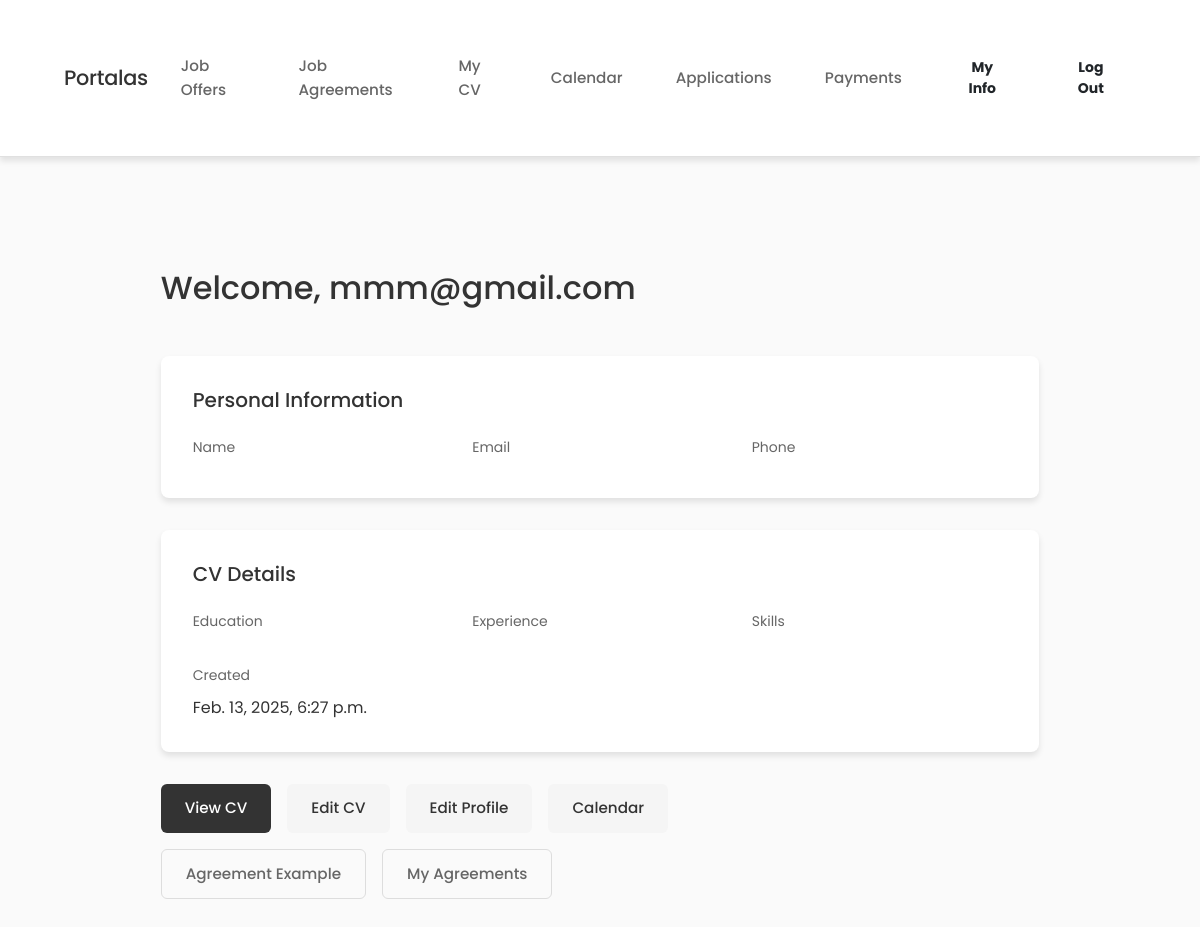
Page /employee/home/ (signed in) on the earlier database version.
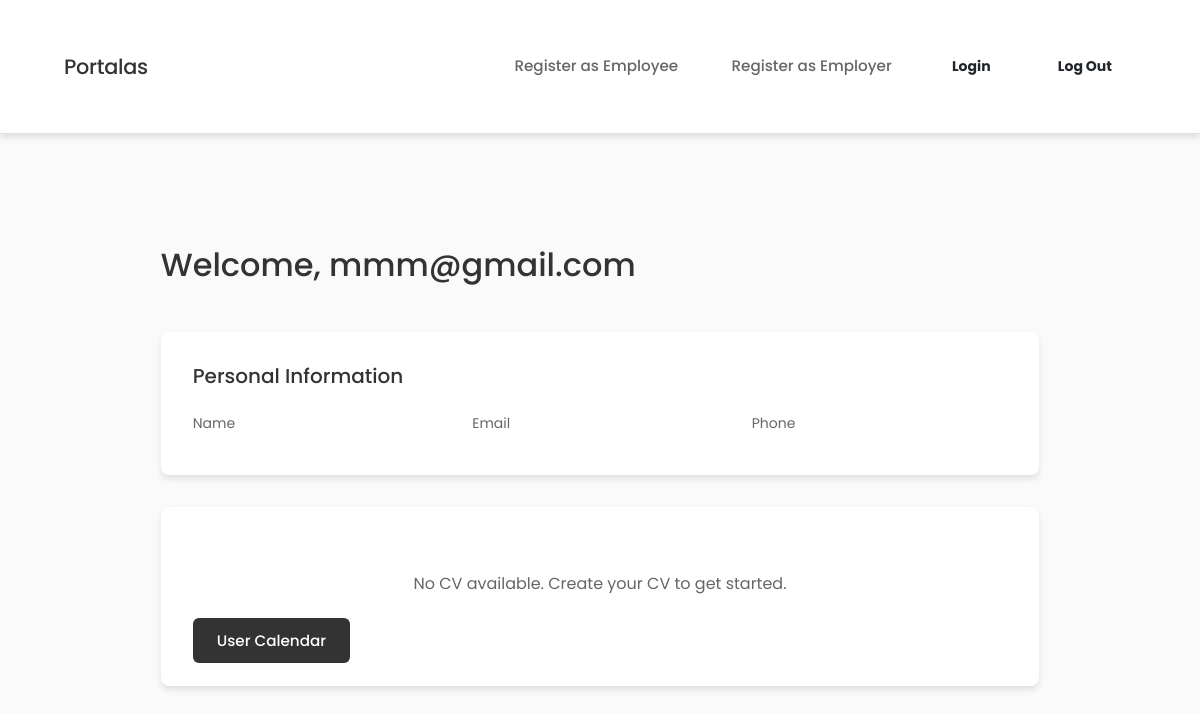
Same page on the later database version.
### employee/models.py (models this page shows, shortened)
class CV(models.Model):
    employee = models.OneToOneField(Employee, on_delete=models.CASCADE)
    education = models.TextField()
    experience = models.TextField()
    skills = models.TextField()
    created_at = models.DateTimeField(auto_now_add=True)
    date_of_birth = models.DateField(null=True, blank=True,verbose_name="Date of Birth")
    place_of_birth = models.CharField(max_length=255, verbose_name="Place Of Birth")
    place_of_residence = models.CharField(max_length=255, verbose_name="Place of Residence")
    contacts = models.CharField(max_length=255, verbose_name="Contacts of Emergency")
    languages = models.TextField(verbose_name="Languages")
    civil_status = models.CharField(max_length=255, verbose_name="Civil Status")
    professional_experience = models.TextField(verbose_name="Professional Experience")
    other_relevant_information = models.TextField(verbose_name="Other Relevant Information")
    characteristics = models.TextField(verbose_name="Characteristics")
    hobby = models.TextField(verbose_name="Hobby")
    attachment = models.FileField(upload_to='cv_attachments/', blank=True, null=True, verbose_name="Attachment")

### employee/views.py (the view)
# urls.py: path('home/', views.home, name='home'),
@login_required
def home(request):
    try:
        employee = get_object_or_404(Employee, user=request.user)
        cv = CV.objects.filter(employee=employee).first()
        return render(request, 'employee/home.html', {
            'username': request.user.username,
            'employee': employee,
            'cv': cv
        })
    except Http404:
        return render(request, 'employee/home.html', {
            'username': request.user.username
        })
    except Exception as e:
        print(f"An unexpected error occurred: {e}")
        return render(request, 'employee/home.html', {
            'username': request.user.username,
            'error': 'An unexpected error occurred.'
        })

### employee/context_processors.py (called while the page is built)
def base_template(request):
    if request.user.is_authenticated:
        if hasattr(request.user, 'employee'):
            return {'base_template': 'base_employee.html'}
        elif hasattr(request.user, 'employer'):
            return {'base_template': 'base_employer.html'}
        elif hasattr(request.user, 'eor'):
            return {'base_template': 'base_eor.html'}
    return {'base_template': 'base.html'}

### employee/templates/employee/home.html (shortened to what this page needs)
{% extends base_template %}
{% block content %}
<div class="dashboard-container">
    <div class="welcome-section">
        <h1>Welcome, {{ username }}</h1>
    </div>
    <div class="dashboard-content">
        <section class="info-section">
            <h2>Personal Information</h2>
            <div class="info-grid">
                <div class="info-item">
                    <span class="label">Name</span>
                </div>
                <div class="info-item">
                    <span class="label">Email</span>
                </div>
                <div class="info-item">
                    <span class="label">Phone</span>
                </div>
            </div>
        </section>
        {% if cv %}
        <section class="info-section">
            <h2>CV Details</h2>
            <div class="info-grid">
                <div class="info-item">
                    <span class="label">Education</span>
                </div>
                <div class="info-item">
                    <span class="label">Experience</span>
                </div>
                <div class="info-item">
                    <span class="label">Skills</span>
                </div>
                <div class="info-item">
                    <span class="label">Created</span>
                    <span class="value">{{ cv.created_at }}</span>
                </div>
            </div>
        </section>
        <section class="action-section">
            <div class="primary-actions">
                <a href="{% url 'employee:cv_detail' cv.id %}" class="btn-primary">View CV</a>
                <a href="{% url 'employee:create_or_edit_cv' %}" class="btn-secondary">Edit CV</a>
                <a href="{% url 'employee:employee_edit' employee.id %}" class="btn-secondary">Edit Profile</a>
                <a href="{% url 'employee:user_calendar' %}" class="btn-secondary">Calendar</a>
            </div>
            <div class="secondary-actions">
                <a href="{% url 'employee:generate_pdf' %}" class="btn-outline">Agreement Example</a>
                <a href="{% url 'employer:employee-agreements' %}" class="btn-outline">My Agreements</a>
            </div>
        </section>
        {% else %}
        <section class="info-section">
            <p class="no-cv-message">No CV available. Create your CV to get started.</p>
            <div class="action-section">
                <a href="{% url 'employee:user_calendar' %}" class="btn-primary">User Calendar</a>
            </div>
        </section>
        {% endif %}
    </div>
</div>
{% endblock %}

Differences in the rows shown:
removed CV: created_at "Feb. 13, 2025, 6:27 p.m."
Other differences:
text no longer shown: "Job Offers Job Agreements My CV Calendar Applications Payments My Info CV Details Education Experience Skills Created View CV Edit CV Edit Profile Calendar Agreement Example My Agreements"
text now shown: "Register as Employee Register as Employer Login No CV available. Create your CV to get started. User Calendar"
